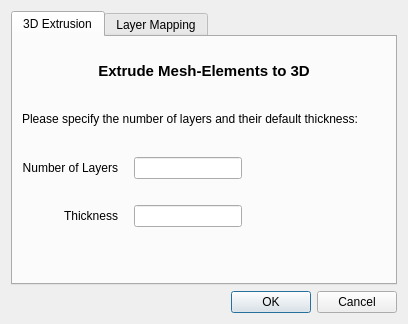
<?xml version="1.0" encoding="UTF-8"?>
<ui version="4.0">
 <class>MshEdit</class>
 <widget class="QDialog" name="MshEdit">
  <property name="geometry">
   <rect>
    <x>0</x>
    <y>0</y>
    <width>408</width>
    <height>324</height>
   </rect>
  </property>
  <property name="windowTitle">
   <string>Dialog</string>
  </property>
  <layout class="QVBoxLayout" name="verticalLayout_2">
   <item>
    <widget class="QTabWidget" name="tabWidget">
     <property name="sizePolicy">
      <sizepolicy hsizetype="Expanding" vsizetype="Expanding">
       <horstretch>0</horstretch>
       <verstretch>0</verstretch>
      </sizepolicy>
     </property>
     <property name="currentIndex">
      <number>0</number>
     </property>
     <widget class="QWidget" name="tab3DExtrusion">
      <attribute name="title">
       <string>3D Extrusion</string>
      </attribute>
      <layout class="QVBoxLayout" name="verticalLayout_3">
       <item>
        <layout class="QVBoxLayout" name="vLayout3DExtrusion">
         <property name="spacing">
          <number>16</number>
         </property>
         <item>
          <widget class="QLabel" name="label_4">
           <property name="sizePolicy">
            <sizepolicy hsizetype="Expanding" vsizetype="Fixed">
             <horstretch>0</horstretch>
             <verstretch>0</verstretch>
            </sizepolicy>
           </property>
           <property name="minimumSize">
            <size>
             <width>0</width>
             <height>50</height>
            </size>
           </property>
           <property name="font">
            <font>
             <pointsize>11</pointsize>
             <weight>75</weight>
             <bold>true</bold>
            </font>
           </property>
           <property name="text">
            <string>Extrude Mesh-Elements to 3D</string>
           </property>
           <property name="alignment">
            <set>Qt::AlignCenter</set>
           </property>
          </widget>
         </item>
         <item>
          <widget class="QLabel" name="label">
           <property name="sizePolicy">
            <sizepolicy hsizetype="Preferred" vsizetype="Fixed">
             <horstretch>0</horstretch>
             <verstretch>0</verstretch>
            </sizepolicy>
           </property>
           <property name="text">
            <string>Please specify the number of layers and their default thickness:</string>
           </property>
           <property name="margin">
            <number>0</number>
           </property>
          </widget>
         </item>
         <item>
          <layout class="QGridLayout" name="gridLayout3DExtrusion">
           <property name="leftMargin">
            <number>0</number>
           </property>
           <property name="topMargin">
            <number>15</number>
           </property>
           <property name="horizontalSpacing">
            <number>16</number>
           </property>
           <property name="verticalSpacing">
            <number>26</number>
           </property>
           <item row="0" column="0">
            <widget class="QLabel" name="labelNLayers">
             <property name="enabled">
              <bool>true</bool>
             </property>
             <property name="sizePolicy">
              <sizepolicy hsizetype="Minimum" vsizetype="Fixed">
               <horstretch>0</horstretch>
               <verstretch>0</verstretch>
              </sizepolicy>
             </property>
             <property name="minimumSize">
              <size>
               <width>0</width>
               <height>0</height>
              </size>
             </property>
             <property name="text">
              <string>Number of Layers</string>
             </property>
             <property name="alignment">
              <set>Qt::AlignRight|Qt::AlignTrailing|Qt::AlignVCenter</set>
             </property>
            </widget>
           </item>
           <item row="0" column="1">
            <widget class="QLineEdit" name="editNLayers">
             <property name="sizePolicy">
              <sizepolicy hsizetype="Fixed" vsizetype="Fixed">
               <horstretch>0</horstretch>
               <verstretch>0</verstretch>
              </sizepolicy>
             </property>
             <property name="minimumSize">
              <size>
               <width>0</width>
               <height>0</height>
              </size>
             </property>
            </widget>
           </item>
           <item row="1" column="0">
            <widget class="QLabel" name="labelThickness">
             <property name="sizePolicy">
              <sizepolicy hsizetype="Minimum" vsizetype="Fixed">
               <horstretch>0</horstretch>
               <verstretch>0</verstretch>
              </sizepolicy>
             </property>
             <property name="minimumSize">
              <size>
               <width>80</width>
               <height>0</height>
              </size>
             </property>
             <property name="text">
              <string>Thickness</string>
             </property>
             <property name="alignment">
              <set>Qt::AlignRight|Qt::AlignTrailing|Qt::AlignVCenter</set>
             </property>
            </widget>
           </item>
           <item row="1" column="1">
            <widget class="QLineEdit" name="editThickness">
             <property name="sizePolicy">
              <sizepolicy hsizetype="Fixed" vsizetype="Fixed">
               <horstretch>0</horstretch>
               <verstretch>0</verstretch>
              </sizepolicy>
             </property>
            </widget>
           </item>
           <item row="0" column="2">
            <spacer name="horizontalSpacer">
             <property name="orientation">
              <enum>Qt::Horizontal</enum>
             </property>
             <property name="sizeHint" stdset="0">
              <size>
               <width>40</width>
               <height>20</height>
              </size>
             </property>
            </spacer>
           </item>
           <item row="1" column="2">
            <spacer name="horizontalSpacer_2">
             <property name="orientation">
              <enum>Qt::Horizontal</enum>
             </property>
             <property name="sizeType">
              <enum>QSizePolicy::Expanding</enum>
             </property>
             <property name="sizeHint" stdset="0">
              <size>
               <width>40</width>
               <height>20</height>
              </size>
             </property>
            </spacer>
           </item>
           <item row="2" column="1">
            <spacer name="verticalSpacer">
             <property name="orientation">
              <enum>Qt::Vertical</enum>
             </property>
             <property name="sizeType">
              <enum>QSizePolicy::Expanding</enum>
             </property>
             <property name="sizeHint" stdset="0">
              <size>
               <width>20</width>
               <height>40</height>
              </size>
             </property>
            </spacer>
           </item>
           <item row="2" column="0">
            <spacer name="verticalSpacer_2">
             <property name="orientation">
              <enum>Qt::Vertical</enum>
             </property>
             <property name="sizeType">
              <enum>QSizePolicy::Expanding</enum>
             </property>
             <property name="sizeHint" stdset="0">
              <size>
               <width>20</width>
               <height>40</height>
              </size>
             </property>
            </spacer>
           </item>
           <item row="2" column="2">
            <spacer name="verticalSpacer_3">
             <property name="orientation">
              <enum>Qt::Vertical</enum>
             </property>
             <property name="sizeType">
              <enum>QSizePolicy::Expanding</enum>
             </property>
             <property name="sizeHint" stdset="0">
              <size>
               <width>20</width>
               <height>40</height>
              </size>
             </property>
            </spacer>
           </item>
          </layout>
         </item>
        </layout>
       </item>
      </layout>
     </widget>
     <widget class="QWidget" name="tabLayerMapping">
      <property name="sizePolicy">
       <sizepolicy hsizetype="Expanding" vsizetype="Expanding">
        <horstretch>0</horstretch>
        <verstretch>0</verstretch>
       </sizepolicy>
      </property>
      <attribute name="title">
       <string>Layer Mapping</string>
      </attribute>
      <layout class="QVBoxLayout" name="verticalLayout_4">
       <property name="spacing">
        <number>0</number>
       </property>
       <property name="margin">
        <number>0</number>
       </property>
       <item>
        <widget class="QScrollArea" name="scrollArea">
         <property name="frameShadow">
          <enum>QFrame::Sunken</enum>
         </property>
         <property name="lineWidth">
          <number>0</number>
         </property>
         <property name="widgetResizable">
          <bool>true</bool>
         </property>
         <property name="alignment">
          <set>Qt::AlignLeading|Qt::AlignLeft|Qt::AlignTop</set>
         </property>
         <widget class="QWidget" name="scrollAreaWidgetContents">
          <property name="geometry">
           <rect>
            <x>0</x>
            <y>0</y>
            <width>382</width>
            <height>249</height>
           </rect>
          </property>
          <property name="sizePolicy">
           <sizepolicy hsizetype="Expanding" vsizetype="Expanding">
            <horstretch>0</horstretch>
            <verstretch>0</verstretch>
           </sizepolicy>
          </property>
          <layout class="QVBoxLayout" name="verticalLayout">
           <property name="spacing">
            <number>6</number>
           </property>
           <property name="margin">
            <number>9</number>
           </property>
           <item>
            <layout class="QVBoxLayout" name="vLayoutLayerMapping">
             <property name="spacing">
              <number>16</number>
             </property>
             <property name="margin">
              <number>0</number>
             </property>
             <item>
              <widget class="QLabel" name="label_5">
               <property name="sizePolicy">
                <sizepolicy hsizetype="Expanding" vsizetype="Fixed">
                 <horstretch>0</horstretch>
                 <verstretch>0</verstretch>
                </sizepolicy>
               </property>
               <property name="minimumSize">
                <size>
                 <width>0</width>
                 <height>50</height>
                </size>
               </property>
               <property name="font">
                <font>
                 <pointsize>11</pointsize>
                 <weight>75</weight>
                 <bold>true</bold>
                </font>
               </property>
               <property name="text">
                <string>Map mesh layers by raster</string>
               </property>
               <property name="alignment">
                <set>Qt::AlignCenter</set>
               </property>
              </widget>
             </item>
             <item>
              <widget class="QLabel" name="label_2">
               <property name="sizePolicy">
                <sizepolicy hsizetype="Preferred" vsizetype="Fixed">
                 <horstretch>0</horstretch>
                 <verstretch>0</verstretch>
                </sizepolicy>
               </property>
               <property name="text">
                <string>Please specify which rasterfile should used for each mesh layer:</string>
               </property>
              </widget>
             </item>
             <item>
              <layout class="QGridLayout" name="gridLayoutLayerMapping">
               <property name="margin">
                <number>0</number>
               </property>
              </layout>
             </item>
            </layout>
           </item>
          </layout>
         </widget>
        </widget>
       </item>
      </layout>
     </widget>
    </widget>
   </item>
   <item>
    <widget class="QDialogButtonBox" name="buttonBox">
     <property name="orientation">
      <enum>Qt::Horizontal</enum>
     </property>
     <property name="standardButtons">
      <set>QDialogButtonBox::Cancel|QDialogButtonBox::Ok</set>
     </property>
    </widget>
   </item>
  </layout>
 </widget>
 <resources/>
 <connections>
  <connection>
   <sender>buttonBox</sender>
   <signal>accepted()</signal>
   <receiver>MshEdit</receiver>
   <slot>accept()</slot>
   <hints>
    <hint type="sourcelabel">
     <x>248</x>
     <y>254</y>
    </hint>
    <hint type="destinationlabel">
     <x>157</x>
     <y>274</y>
    </hint>
   </hints>
  </connection>
  <connection>
   <sender>buttonBox</sender>
   <signal>rejected()</signal>
   <receiver>MshEdit</receiver>
   <slot>reject()</slot>
   <hints>
    <hint type="sourcelabel">
     <x>316</x>
     <y>260</y>
    </hint>
    <hint type="destinationlabel">
     <x>286</x>
     <y>274</y>
    </hint>
   </hints>
  </connection>
 </connections>
</ui>
